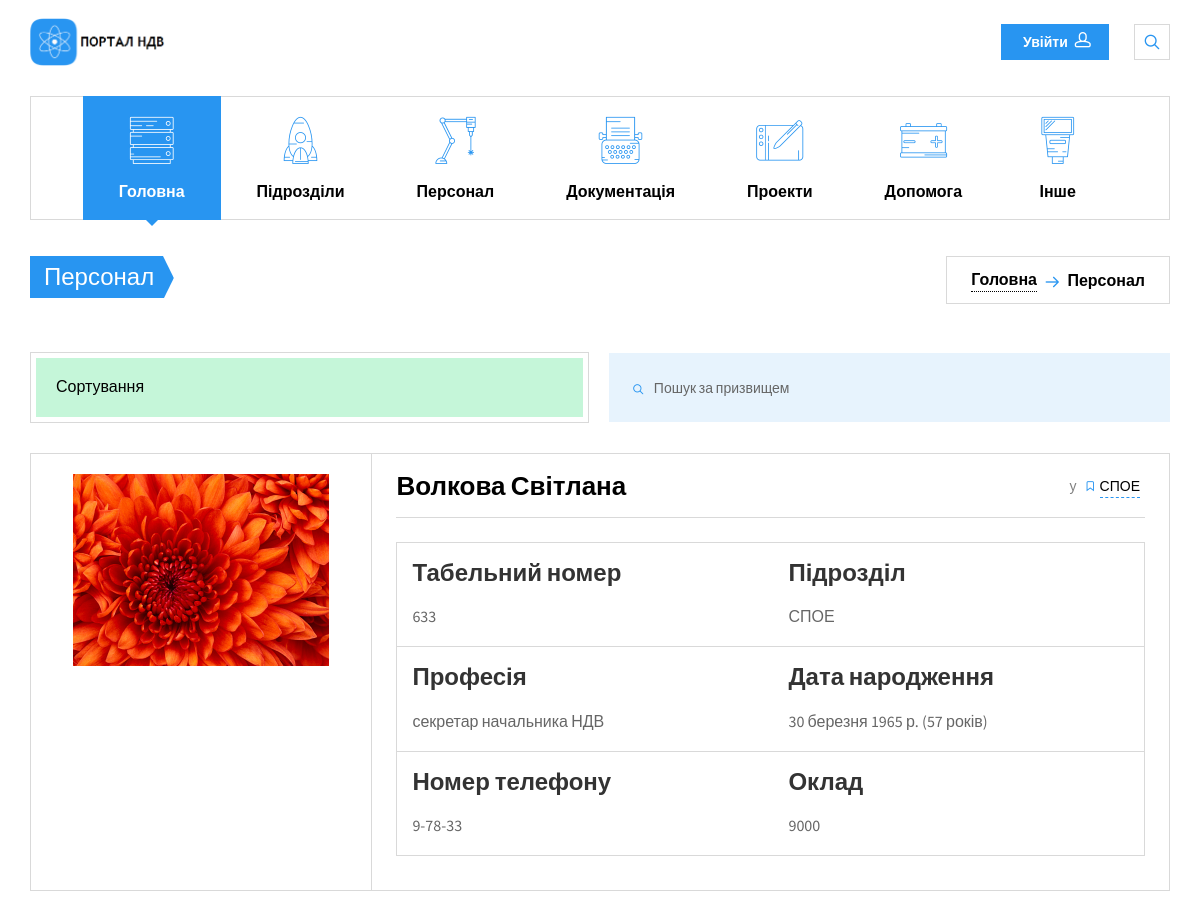
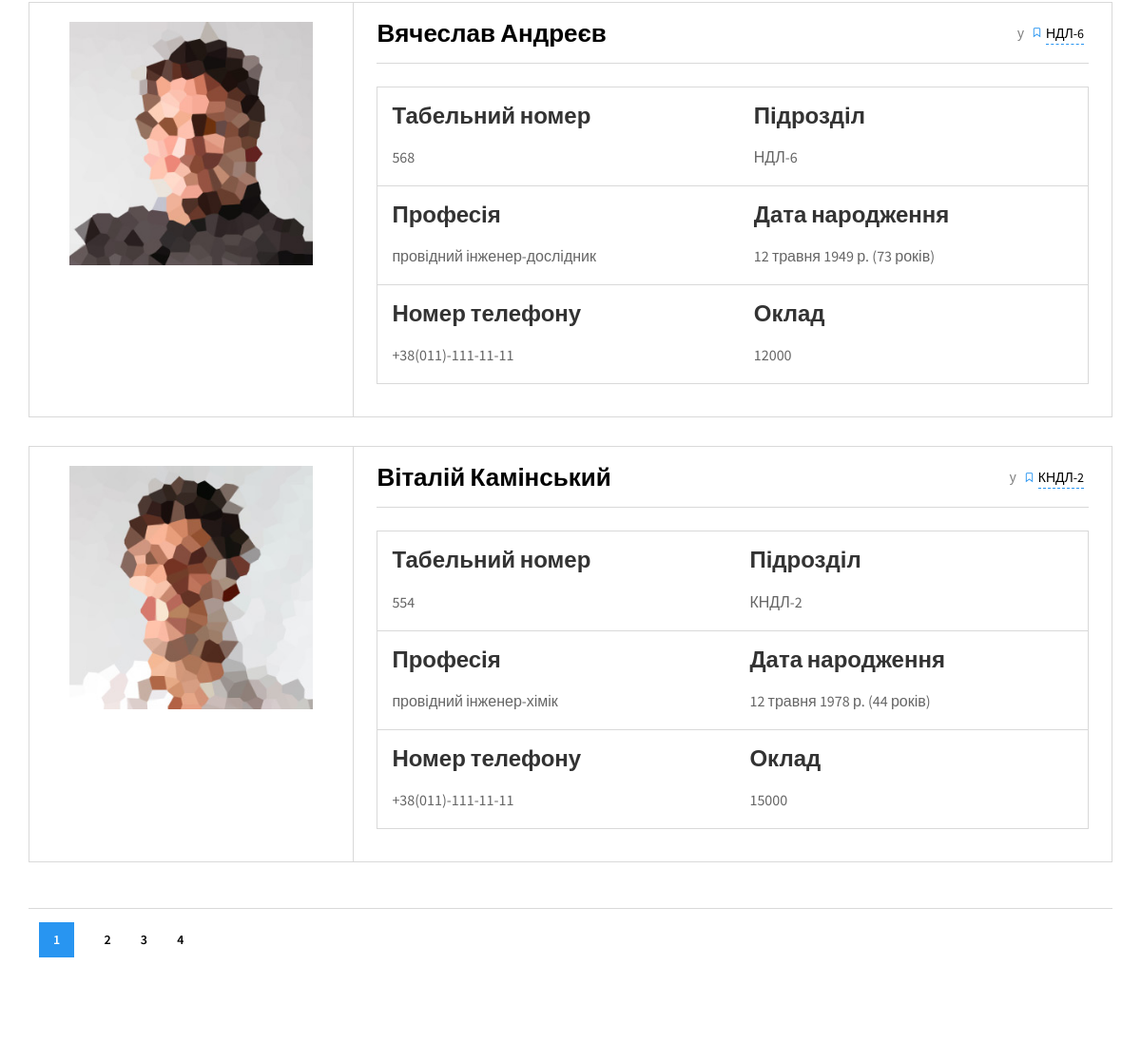
The page /staff/ (upper part) on the database as committed earlier (2 pictures, top to bottom).
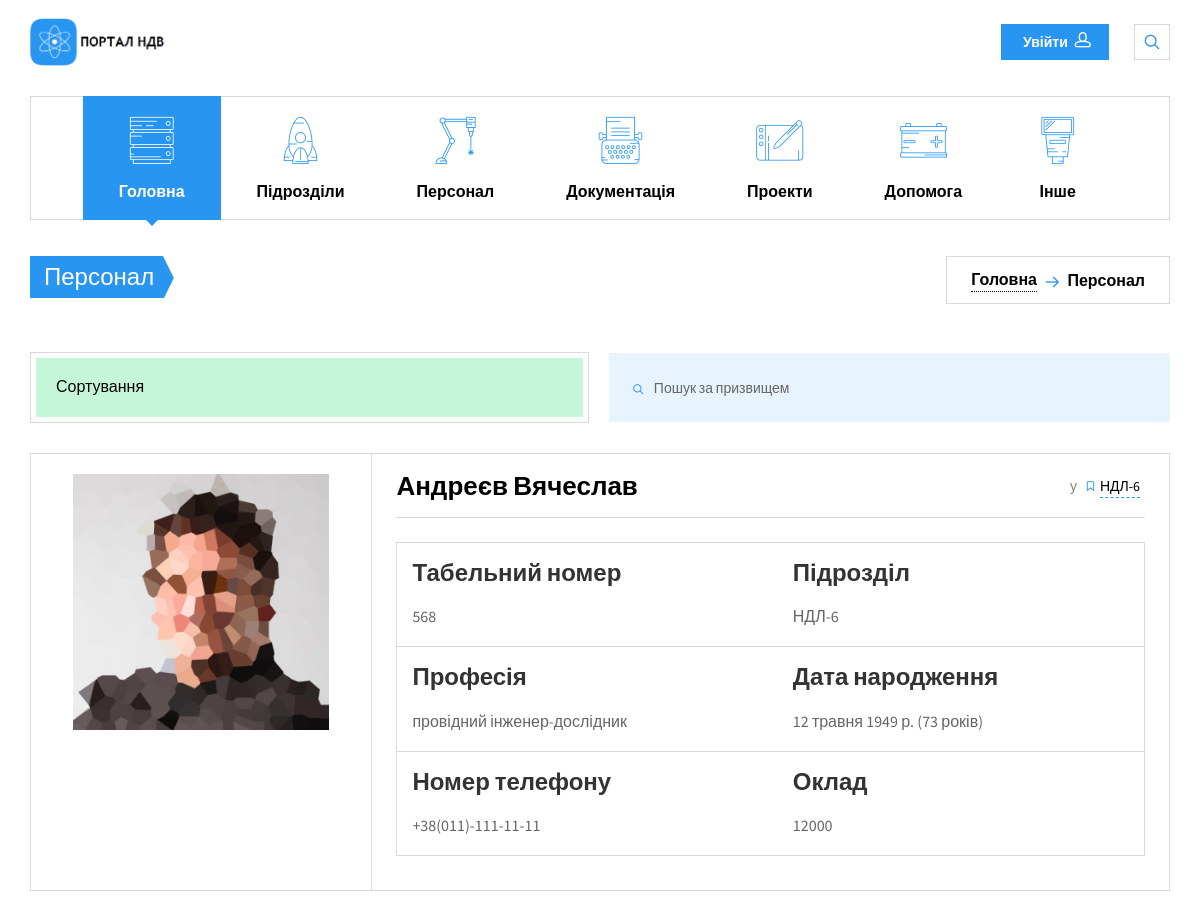
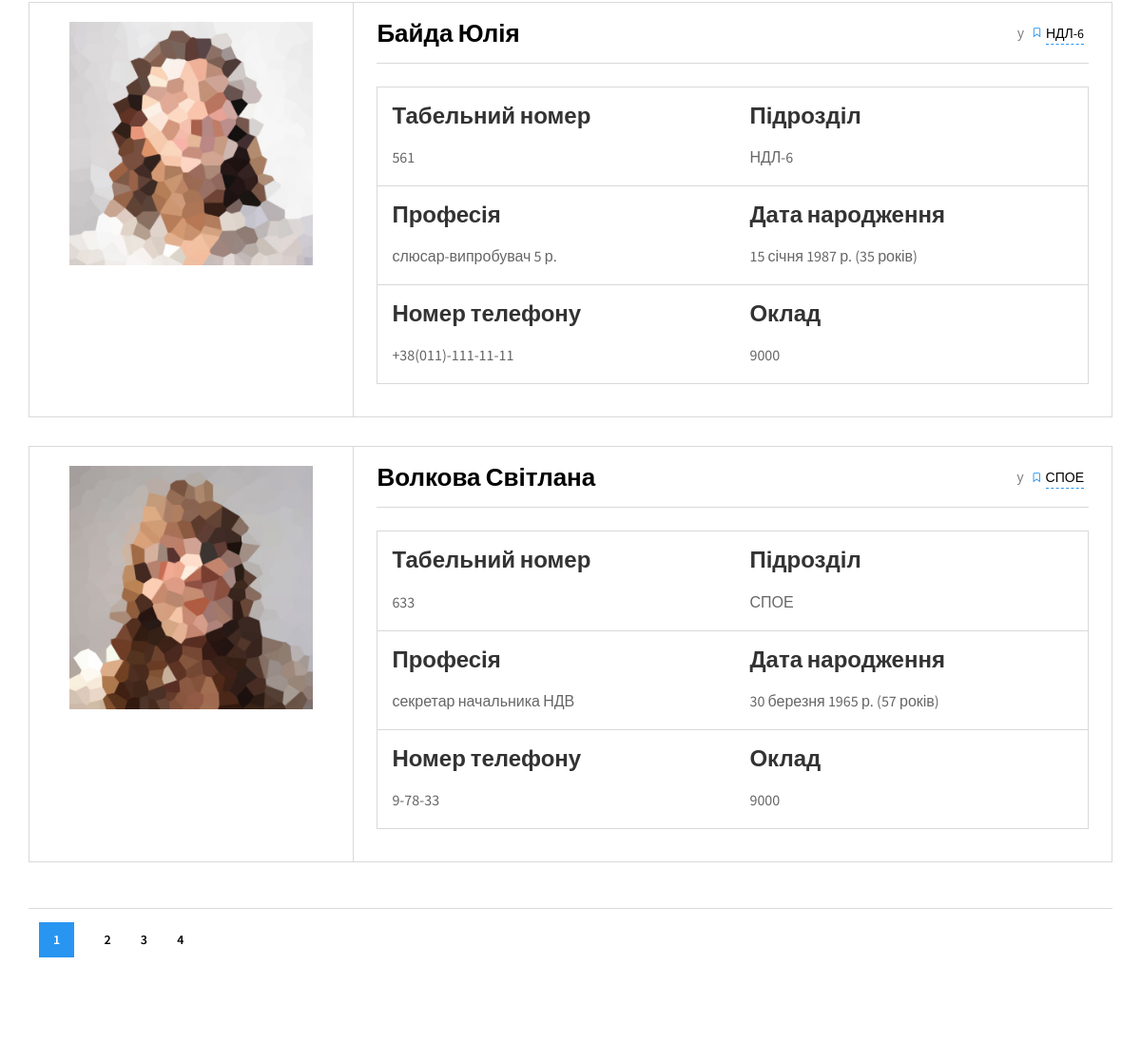
The same page on the database as committed later (2 pictures, top to bottom).
### nio_app/models.py (models this page shows, shortened)
class Main(models.Model):
    name = models.CharField(max_length=200, help_text='не більше ніж 200 символів',
                            verbose_name='Назва підрозділу')
    abr = models.CharField(max_length=10, help_text='не більше ніж 10 символів',
                           verbose_name='Абрівіатура підрозділу')
    slug = models.SlugField(max_length=200, unique=True, verbose_name='URL', db_index=True)
    divisions = models.ManyToManyField('Divisions', verbose_name='Підрозділи')
    description = models.TextField(max_length=5000, help_text='Введіть короткий опис підрозділу',
                                   verbose_name='Опис підрозділу')
    num_staff = models.IntegerField(verbose_name='Кількість персоналу', null=True, blank=True)
    num_projects = models.IntegerField(verbose_name='Кількість проектів', null=True, blank=True)
    num_docs = models.IntegerField(verbose_name='Загальна кількість документації', null=True, blank=True)
    boss = models.CharField(max_length=200, help_text='не більше ніж 200 символів',
                            verbose_name='ПІБ керівника')
    photo = models.ImageField(upload_to="workers_foto/", verbose_name="Фото")
    objects = models.Manager()
    def staff(self):
        num = 0
        for d in self.divisions.all():
            if d.num_staff:
                num += d.num_staff
                self.num_staff = num
            else:
                self.num_staff = 0
        return self.num_staff
    staff.short_description = 'Загальна кількість персоналу'
    class Meta:
        verbose_name = 'Загальна інфо'
        verbose_name_plural = 'Загальна інфо'

class Staff(models.Model):
    fio = models.CharField(max_length=100, help_text='не більше ніж 100 символів',
                           verbose_name='ПІБ')
    slug = models.SlugField(max_length=100, unique=True, verbose_name='URL', db_index=True)
    div = models.ForeignKey(Divisions, on_delete=models.SET_NULL, verbose_name='Підрозділ', null=True)
    tabel = models.CharField(max_length=5, help_text='не більше ніж 5 символів', verbose_name='Табельный номер',
                             unique=True)
    prof = models.CharField(max_length=100, help_text='не більше ніж 100 символів',
                            verbose_name='Посада')
    oklad = models.IntegerField(verbose_name='Оклад')
    birthday = models.DateField(verbose_name="Дата народження", blank=True)
    phone = models.CharField(max_length=18, help_text='формат +38(ХХХ)-ХХХ-ХХ-ХХ',
                             verbose_name='Номер телефону')
    adress = models.CharField(max_length=100, help_text='формат пр/вул/провулок ХХХХХ д.ХХ кв.ХХ',
                              verbose_name='Домашня адреса')
    photo = models.ImageField(upload_to="workers_foto/", verbose_name="Фото")
    objects = models.Manager()
    class Meta:
        verbose_name = 'Персонал'
        verbose_name_plural = 'Персонал'
        ordering = ['fio']

class Divisions(models.Model):
    name = models.CharField(max_length=200, help_text='не більше ніж 200 символів',
                            verbose_name='Назва підрозділу')
    abr = models.CharField(max_length=10, help_text='не більше ніж 10 символів',
                           verbose_name='Абрівіатура підрозділу')
    slug = models.SlugField(max_length=200, unique=True, verbose_name='URL', db_index=True)
    description = models.TextField(max_length=5000, help_text='Введіть короткий опис підрозділу',
                                   verbose_name='Опис підрозділу')
    num_staff = models.IntegerField(verbose_name='Кількість персоналу', null=True, blank=True, default=0)
    num_projects = models.IntegerField(verbose_name='Кількість проектів', null=True)
    num_docs = models.IntegerField(verbose_name='Загальна кількість документації', null=True)
    locs = models.ManyToManyField('Location', verbose_name='Розміщення')
    coops = models.ManyToManyField('Cooperation', verbose_name='Підрозділи взаємодії')
    theses = models.ManyToManyField('Theses', verbose_name='Тези')
    boss = models.CharField(max_length=50, help_text='Призвище Ім\'я',
                            verbose_name='ПІБ керівника', null=True, blank=True)
    photo = models.ImageField(upload_to="boss_foto/", verbose_name="Фото")
    def directory_path(instance, filename):
        return f'divs/{instance.slug}/photo/{filename}'
    photo_1 = models.ImageField(upload_to=directory_path, verbose_name="Фото підрозділу", null=True)
    photo_2 = models.ImageField(upload_to=directory_path, verbose_name="Фото підрозділу", blank=True, null=True)
    photo_3 = models.ImageField(upload_to=directory_path, verbose_name="Фото підрозділу", blank=True, null=True)
    photo_4 = models.ImageField(upload_to=directory_path, verbose_name="Фото підрозділу", blank=True, null=True)
    photo_5 = models.ImageField(upload_to=directory_path, verbose_name="Фото підрозділу", blank=True, null=True)
    objects = models.Manager()
    __original_name = None
    def __init__(self, *args, **kwargs):
        super().__init__(*args, **kwargs)
        self.__original_name = self.name
    class Meta:
        verbose_name = 'Підрозділи'
        verbose_name_plural = 'Підрозділи'
        ordering = ['name']

### nio_app/views.py (the view)
# urls.py: path('staff/', StaffList.as_view(), name='staff'),
class StaffList(StaffSort, ListView):
    model = Staff
    template_name = 'nio_app/staff/staff.html'
    context_object_name = 'filter'
    paginate_by = 3
    def get_context_data(self, *, object_list=None, **kwargs):
        context = super().get_context_data()
        context.update(CONTEXT)
        context['page'] = ''
        if self.request.GET.get('divs'):
            context['page'] += f"divs={self.request.GET.get('divs')}&"
        if self.request.GET.get('prof'):
            context['page'] += f"prof={self.request.GET.get('prof')}&"
        if self.request.GET.get('sort'):
            context['page'] += f"sort={self.request.GET.get('sort')}&"
        return context

### nio_app/views.py (called while the page is built)
    def get_div(self):
        return Divisions.objects.all()

### nio_app/templates/nio_app/staff/staff.html (shortened to what this page needs)
{% extends 'nio_app/base_portal.html' %}
{% load static %}
{% block content %}
<section class="page-title">
  <div class="container">
    <div class="inner">
      <div class="column">
        <div class="title">
          <h1>Персонал</h1>
        </div>
      </div>
      <div class="column">
        <div class="breadcrumbs">
          <a href="{% url 'nio_app:index_portal' %}">Головна</a>
          <span class="delimiter"><i class="icon-arrow-right"></i></span>
          <span>Персонал</span>
        </div>
      </div>
    </div>
  </div>
</section>
<section class="container">
  <div class="shop-filters-wrap">
    <div class="shop-filters">
      <div class="inner">
        <div class="shop-filter">
          <div class="shop-filter-dropdown">
            <span>Сортування</span>
          </div>
        </div>
      </div>
    </div>
    <div class="shop-search">
      <div class="widget widget_search">
        <form method="get" class="search-box" action="{% url 'nio_app:search_staff' %}">
          <input type="text" class="form-control" name="search_staff" placeholder="Пошук за призвищем">
          <button type="submit"><i class="icon-search"></i></button>
        </form>
      </div>
    </div>
  </div>
  {% for s in filter %}
  <div class="shop-tile">
    <a href="#" class="thumbnail">
      <img src="{{s.photo.url}}" alt="Photo">
    </a>
    <div class="description">
      <div class="shop-meta">
        <div class="column">
          <span class="price">{{s.fio}}</span>
        </div>
        <div class="column">
          <span class="hidden-xs">у</span>
          <span id="div">
            <i class="icon-ribbon hidden-xs"></i>
            <a href="{% url 'nio_app:division' s.div.slug %}">{{s.div.abr}}</a>
          </span>
        </div>
      </div>
      <table>
        <tr>
          <td>
            <h6 class="shop-title">Табельний номер</h6>
            <p style="margin:0 0 4px">{{s.tabel}}</p>
          </td>
          <td>
            <h6 class="shop-title">Підрозділ</h6>
            <p style="margin:0 0 4px">{{s.div.abr}}</p>
          </td>
        </tr>
         <tr>
          <td>
            <h6 class="shop-title">Професія</h6>
           <p style="margin:0 0 4px">{{s.prof}}</p>
          </td>
          <td>
            <h6 class="shop-title">Дата народження</h6>
            <p style="margin:0 0 4px">{{s.birthday}} <span class="text-gray">({{s.birthday|timesince|slice:":2"}} років)</span></p>
          </td>
        </tr>
        <tr>
          <td>
            <h4 class="shop-title">Номер телефону</h4>
            <p style="margin:0 0 4px">{{s.phone}}</p>
          </td>
          <td>
            <h4 class="shop-title">Оклад</h4>
            <p style="margin:0 0 4px">{{s.oklad}}</p>
          </td>
        </tr>
      </table>
    </div>
  </div>
  {% endfor %}
    {% include 'nio_app/include/pagination.html' %}
</section>
{% endblock content %}

### nio_app/templates/nio_app/include/header.html (shortened to what this page needs)
{% load static %}
<header class="navbar navbar-sticky">
  <div class="topbar">
    <div class="container">
      <a href="{% url 'nio_app:index_portal' %}" class="site-logo">
        <img src="{% static 'nio_app/img/logo.png' %}" alt="Портал НДВ">
      </a>
      <div class="toolbar">
        <a href="#" class="btn btn-sm btn-default btn-icon-right waves-effect waves-light" data-toggle="modal" data-target="#loginModal">Увійти<i class="icon-head"></i></a>
        <div class="search-btn">
          <i class="icon-search"></i>
        </div>
      </div>
    </div>
  </div>
  {% for m in main %}
  <div class="container">
    <nav class="main-navigation">
      <ul class="menu">
        <li class="current-menu-item menu-item-has-children">
          <a href="#" id="nav_header"><i class="flaticon-technology46"></i>Головна</a>
        </li>
        <li class="menu-item-has-children">
          <a href="#"><i class="flaticon-space-ship2"></i>Підрозділи</a>
        </li>
        <li class="menu-item-has-children">
          <a href="#"><i class="flaticon-technological"></i>Персонал</a>
        </li>
        <li class="menu-item-has-children">
          <a href="#"><i class="flaticon-writing50"></i>Документація</a>
        </li>
        <li class="menu-item-has-children">
          <a href="#"><i class="flaticon-drawing33"></i>Проекти</a>
        </li>
        <li class="menu-item-has-children">
          <a href="#"><i class="flaticon-positive"></i>Допомога</a>
        </li>
        <li class="menu-item-has-children">
          <a href="#"><i class="flaticon-light129"></i>Інше</a>
        </li>
      </ul>
    </nav>
  </div>
  {% endfor %}
</header>

Rows that differ between the two databases and show on the page:
no longer on this page (row edited): Staff: photo (picture), fio "Віталій Камінський", div.abr "КНДЛ-2", tabel "554", prof "провідний інженер-хімік", birthday "12 травня 1978 р.", birthday "44", phone "+38(011)-111-11-11", oklad "15000"
changed Staff "провідний інженер-дослідник": fio "Вячеслав Андреєв" → "Андреєв Вячеслав"; moves up the list
now on this page (row edited): Staff: photo (picture), fio "Байда Юлія", div.abr "НДЛ-6", tabel "561", prof "слюсар-випробувач 5 р.", birthday "15 січня 1987 р.", birthday "35", phone "+38(011)-111-11-11", oklad "9000"
changed Staff "Волкова Світлана": photo: a different picture
